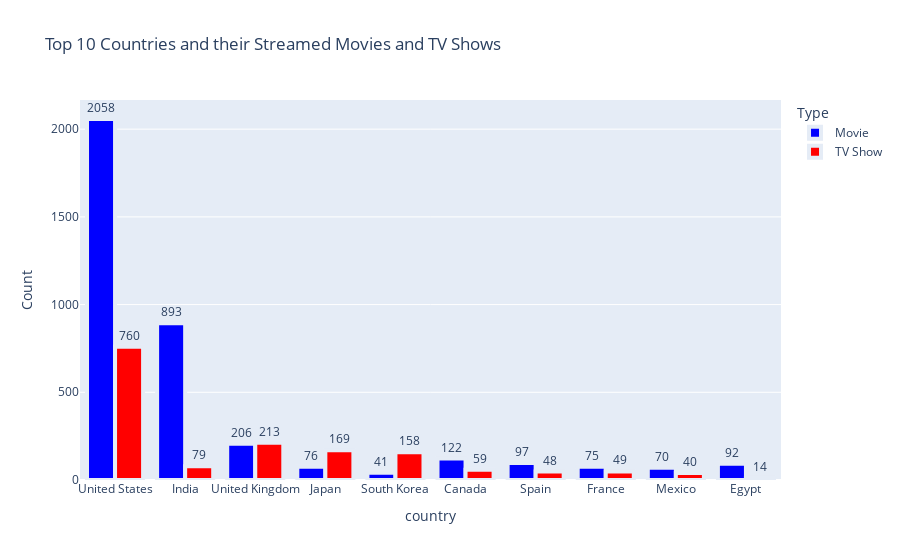

The cell this chart's notebook holds for it:
### Code cell
country_type = df.groupby(['country', 'type']).size().unstack(fill_value=0).reset_index()

country_type['Total'] = country_type['Movie'] + country_type['TV Show']

country_type = country_type[country_type['country'] != 'Not Given']

country_type = country_type.sort_values(by='Total', ascending=False)

colors = ['#0000FF', '#FF0000']

fig = px.bar(country_type.head(10), x='country', y=['Movie', 'TV Show'],
             labels={'value': 'Count', 'variable': 'Type'},
             title='Top 10 Countries and their Streamed Movies and TV Shows',
             barmode='group', 
             color_discrete_map={key: value for key, value in zip(['Movie', 'TV Show'], colors)})

fig.update_traces(marker=dict(line=dict(width=4)),
                  texttemplate='%{y}',  
                  textposition='outside') 

fig.show()

### Figure 1 — Plotly figure (JSON) as saved in the notebook; plotly's stock layout.template omitted (floating-point values rounded to 4 significant figures)
{"data": [{"alignmentgroup": "True", "hovertemplate": "Type=Movie<br>country=%{x}<br>Count=%{y}<extra></extra>", "legendgroup": "Movie", "marker": {"color": "#0000FF", "line": {"width": 4}, "pattern": {"shape": ""}}, "name": "Movie", "offsetgroup": "Movie", "orientation": "v", "showlegend": true, "textposition": "outside", "texttemplate": "%{y}", "type": "bar", "x": ["United States", "India", "United Kingdom", "Japan", "South Korea", "Canada", "Spain", "France", "Mexico", "Egypt"], "xaxis": "x", "y": [2058, 893, 206, 76, 41, 122, 97, 75, 70, 92], "yaxis": "y"}, {"alignmentgroup": "True", "hovertemplate": "Type=TV Show<br>country=%{x}<br>Count=%{y}<extra></extra>", "legendgroup": "TV Show", "marker": {"color": "#FF0000", "line": {"width": 4}, "pattern": {"shape": ""}}, "name": "TV Show", "offsetgroup": "TV Show", "orientation": "v", "showlegend": true, "textposition": "outside", "texttemplate": "%{y}", "type": "bar", "x": ["United States", "India", "United Kingdom", "Japan", "South Korea", "Canada", "Spain", "France", "Mexico", "Egypt"], "xaxis": "x", "y": [760, 79, 213, 169, 158, 59, 48, 49, 40, 14], "yaxis": "y"}], "layout": {"barmode": "group", "legend": {"title": {"text": "Type"}, "tracegroupgap": 0}, "title": {"text": "Top 10 Countries and their Streamed Movies and TV Shows"}, "xaxis": {"anchor": "y", "domain": [0, 1], "title": {"text": "country"}}, "yaxis": {"anchor": "x", "domain": [0, 1], "title": {"text": "Count"}}}}
